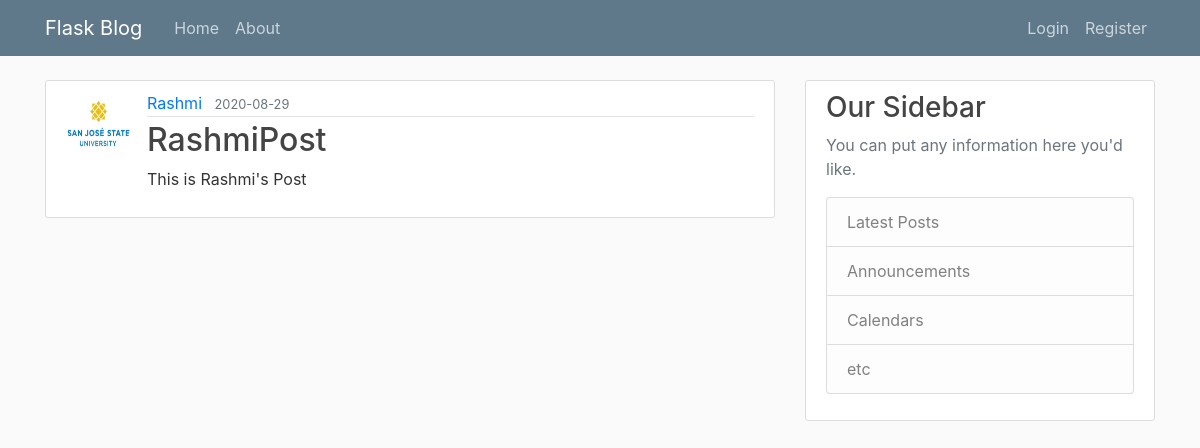
The page /post/2 on the database as committed earlier.
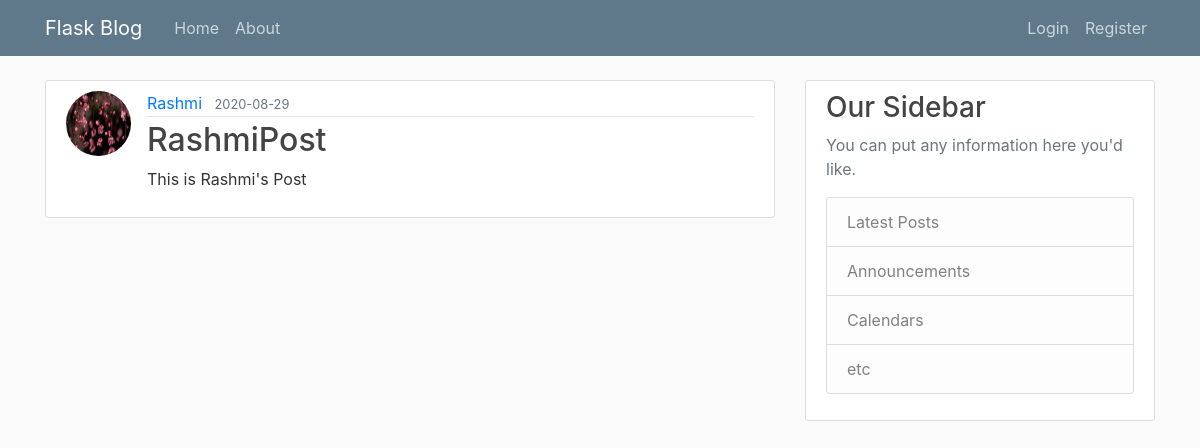
The same page on the database as committed later.
### flaskblog/models.py (models this page shows, shortened)
class User(db.Model,UserMixin):
    id = db.Column(db.Integer,primary_key = True)
    username = db.Column(db.String(20), unique=True, nullable=False)
    email = db.Column(db.String(120), unique=True, nullable=False)
    image_file = db.Column(db.String(20), nullable=False, default='default.jpg') #will use a hashing technique that converts the image uri to a 20 characters long string
    password = db.Column(db.String(60),nullable=False) #will use a hashing technique that converts the password to a 60 characters long string
    posts = db.relationship('Post', backref='author',lazy=True)

### flaskblog/posts/routes.py (the view)
@posts.route("/post/<int:post_id>")
def display_post(post_id):
    post = Post.query.get_or_404(post_id) #if the post id is not found in db, return 404
    return render_template('display_post.html', title=post.title, post=post)

### flaskblog/templates/display_post.html (shortened to what this page needs)
{% extends "layout.html" %}
{% block content %}
    <article class="media content-section">
        <img class = "rounded-circle article-img" src = "{{url_for('static', filename='user_profile_pics/' + post.author.image_file)}}">
        <div class="media-body">
            <div class="article-metadata">
                <a class="mr-2" href="{{url_for('users.user_posts', username = post.author.username)}}">{{ post.author.username }}</a>
                <small class="text-muted">{{ post.date_posted.strftime('%Y-%m-%d') }}</small>
            </div>
            <h2 class="article-title">{{ post.title }}</h2>
            <p class="article-content">{{ post.content }}</p>
        </div>
    </article>
{% endblock content %}

Rows that differ between the two databases and show on the page:
changed User "Rashmi": image_file: picture added in place of a placeholder
